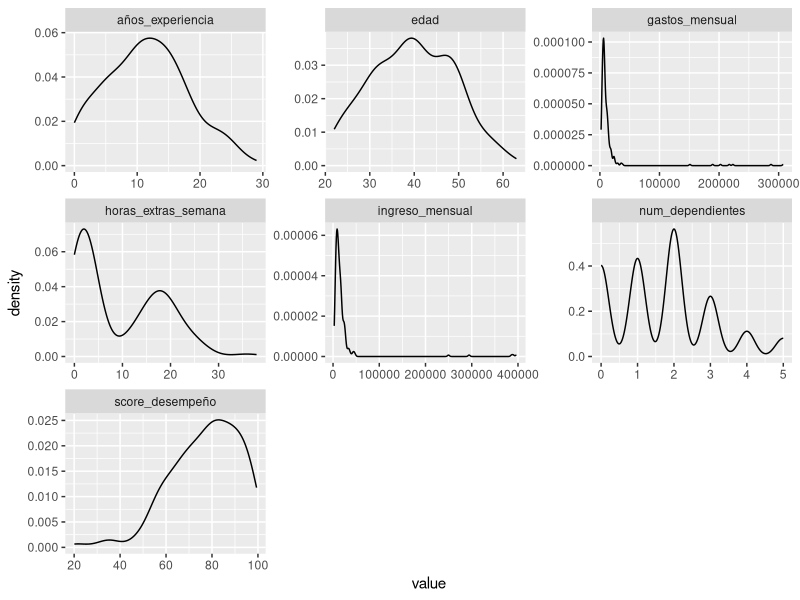
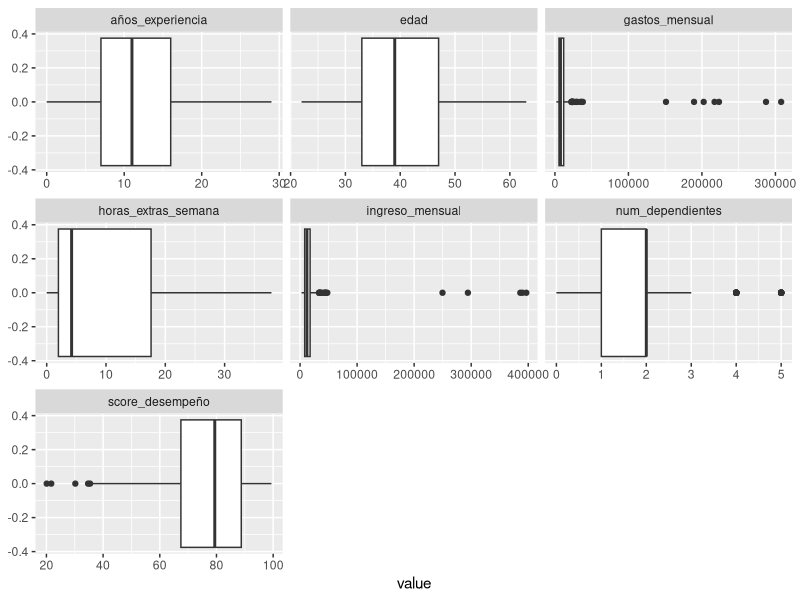
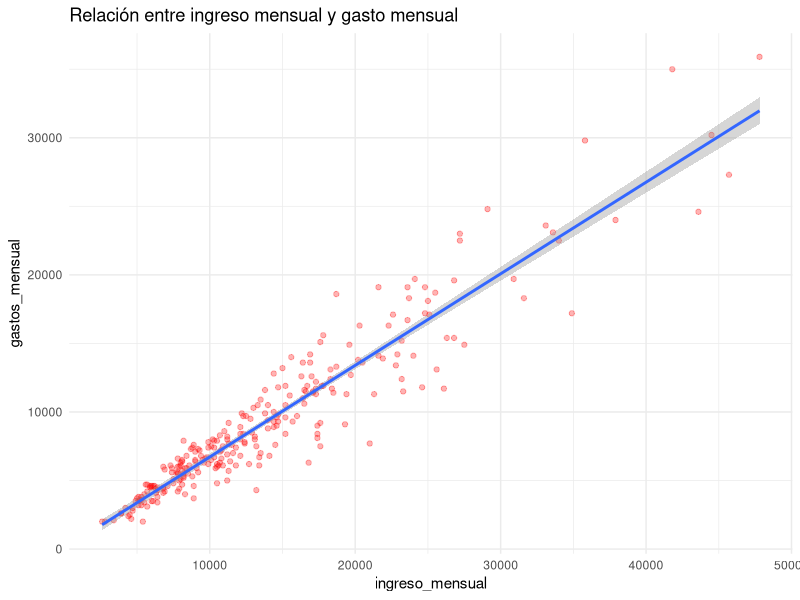

Generate these figures, in order, with R:
options(scipen = 999)

# Librerías
library(tidyverse)

# Cargue los datos que se encuentran en la carpeta del ejercicio 01 de la sesión 10. 

empleados <- read_csv("datos_empleados.csv")

# 1. Explore los datos. ¿Cuantas filas tienen? ¿Cuantas columnas? ¿Cuales son los nombres de las variables? ¿Cuales son numéricas? ¿Cuales son categóricas o de texto? 

nrow(empleados) # 300 renglones
ncol(empleados) # 12 columnas 
names(empleados) # Nombres de las columnas
empleados

# 2. Aplique a la tabla la función summary(). ¿Qué resultado le arroja? 
  
summary(empleados)

# 3. Obtenga la media sólo del ingreso mensual. 

mean(empleados$ingreso_mensual, na.rm = TRUE)

empleados %>% 
  summarise(media = mean(ingreso_mensual, na.rm = T))

# 4. Detecte las variables numéricas. Genere una tabla nueva con esas variables. Grafique su distribución usando geom_density y un arreglo de facetas. Comente. 

sapply(empleados, class)

datos_numericos <- empleados %>% 
  select(id, edad, años_experiencia, ingreso_mensual, 
         gastos_mensual, score_desempeño, horas_extras_semana,
         num_dependientes)

bd_plot <- datos_numericos %>% 
  pivot_longer(cols = edad:num_dependientes)

# Gráfica: 
bd_plot %>% 
  ggplot(aes(x = value)) + 
  geom_density() + 
  facet_wrap(~name, scale = "free")

# 5. Ahora haga un boxplot con geom_boxplot. ¿Puede visualizar los outliers?

bd_plot %>%
  ggplot(aes(x = value)) +
  geom_boxplot() + 
  facet_wrap(~name, scales = "free_x")

# 6. Obtenga la correlación entre el ingreso mensual y los gastos mensuales. También haga la gráfica correspondiente con geom_point() y verifique gráficamente esta respuesta.

empleados %>% 
  na.omit() %>% 
  summarise(corr = cor(ingreso_mensual, gastos_mensual))


empleados %>% 
  filter(ingreso_mensual <= 60000) %>% 
  ggplot(aes(x = ingreso_mensual, y = gastos_mensual)) + 
  geom_point(color = "red", alpha = 0.3) + 
  geom_smooth(method = "lm") + 
  theme_minimal() +
  labs(title = "Relación entre ingreso mensual y gasto mensual")

# 7. Diagnostique el tipo de NAs que tiene la variable “ingreso_mensual”.

empleados_na <- empleados %>% 
  mutate(tiene_na_ingreso_mensual = 
           ifelse(is.na(ingreso_mensual), 
                  yes = "Tiene NAs", 
                  no = "No tiene NAs"))

empleados_na %>% 
  group_by(tiene_na_ingreso_mensual) %>% 
  summarise(edad = mean(edad, na.rm = T), 
            score_desempeño = mean(score_desempeño, na.rm = T), 
            años_experiencia = mean(años_experiencia)
            )

empleados_ingreso_imputado <- empleados_na %>% 
  mutate(ingreso_mensual_imputado = ifelse(is.na(ingreso_mensual), 
                                           yes = median(ingreso_mensual, na.rm = TRUE), 
                                           no = ingreso_mensual)) %>% 
  select(id, ingreso_mensual, ingreso_mensual_imputado)
